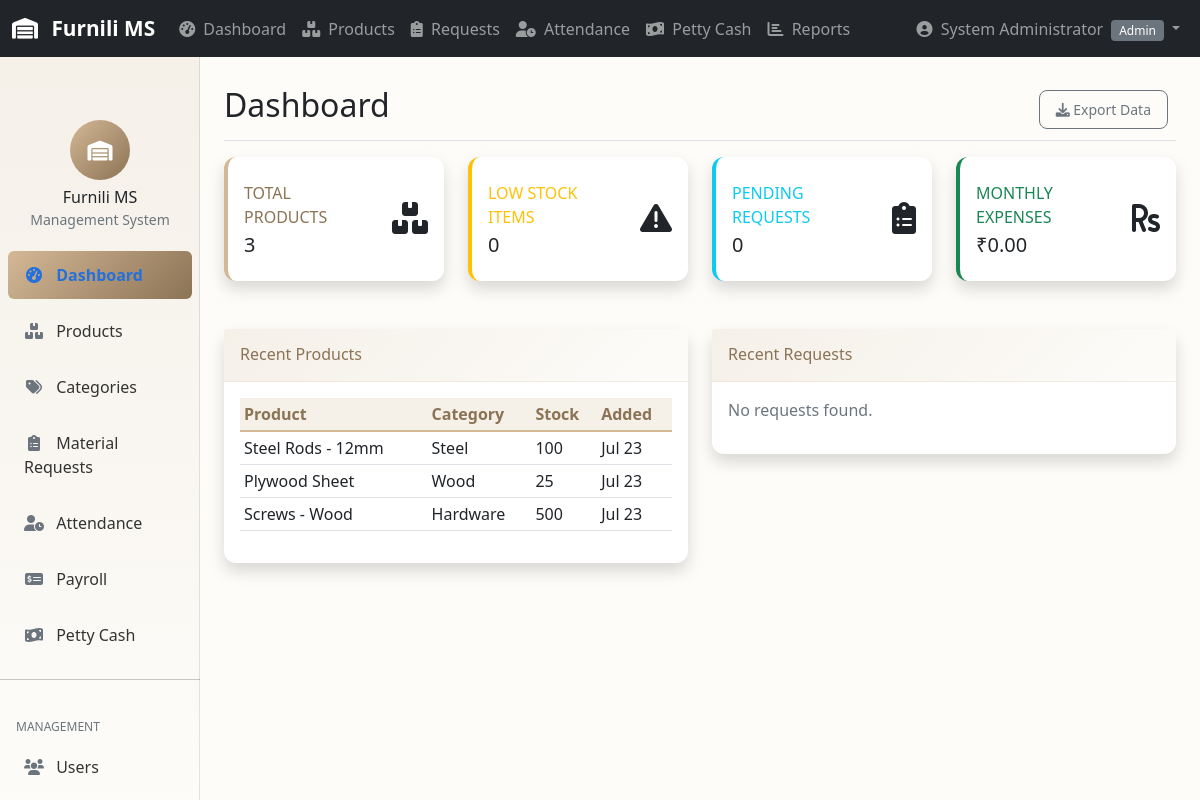
/index.php (signed in), run on the app's committed database.
### tables this page shows
CREATE TABLE `users` (
  `id` int(11) NOT NULL AUTO_INCREMENT,
  `username` varchar(255) NOT NULL,
  `email` varchar(255) NOT NULL,
  `password` varchar(255) NOT NULL,
  `name` varchar(255) NOT NULL,
  `role` enum('admin','manager','storekeeper','user') NOT NULL DEFAULT 'user',
  `employee_id` varchar(100) DEFAULT NULL,
  `aadhar_number` varchar(12) DEFAULT NULL,
  `phone` varchar(15) DEFAULT NULL,
  `address` text DEFAULT NULL,
  `salary` decimal(10,2) DEFAULT NULL,
  `overtime_rate` decimal(10,2) DEFAULT 50.00,
  `photo_url` varchar(255) DEFAULT NULL,
  `document_url` varchar(255) DEFAULT NULL,
  `is_active` tinyint(1) DEFAULT 1,
  `created_at` timestamp NOT NULL DEFAULT current_timestamp(),
  PRIMARY KEY (`id`),
  UNIQUE KEY `username` (`username`),
  UNIQUE KEY `email` (`email`)
);

CREATE TABLE `products` (
  `id` int(11) NOT NULL AUTO_INCREMENT,
  `name` varchar(255) NOT NULL,
  `category` varchar(255) NOT NULL,
  `brand` varchar(255) DEFAULT NULL,
  `size` varchar(100) DEFAULT NULL,
  `thickness` varchar(100) DEFAULT NULL,
  `price_per_unit` decimal(10,2) NOT NULL,
  `current_stock` int(11) NOT NULL DEFAULT 0,
  `min_stock` int(11) NOT NULL DEFAULT 10,
  `unit` varchar(50) NOT NULL DEFAULT 'pieces',
  `sku` varchar(100) DEFAULT NULL,
  `image_url` varchar(255) DEFAULT NULL,
  `is_active` tinyint(1) DEFAULT 1,
  `created_at` timestamp NOT NULL DEFAULT current_timestamp(),
  PRIMARY KEY (`id`),
  UNIQUE KEY `sku` (`sku`),
  KEY `category` (`category`)
);

### index.php (the view, shortened to what the rows shown need)
<?php
require_once 'includes/functions.php';
?>
<!DOCTYPE html>
<html lang="en">
<head>
    <link href="https://cdn.jsdelivr.net/npm/bootstrap@5.1.3/dist/css/bootstrap.min.css" rel="stylesheet">
    <link href="https://cdnjs.cloudflare.com/ajax/libs/font-awesome/6.0.0/css/all.min.css" rel="stylesheet">
    <link href="assets/css/style.css" rel="stylesheet">
</head>
<body>
    <?php include 'includes/header.php'; ?>
    <div class="container-fluid">
        <div class="row">
            <main class="col-md-9 ms-sm-auto col-lg-10 px-md-4">
                <div class="d-flex justify-content-between flex-wrap flex-md-nowrap align-items-center pt-3 pb-2 mb-3 border-bottom">
                    <h1 class="h2">Dashboard</h1>
                </div>
                <div class="row">
                    <div class="col-lg-6">
                        <div class="card shadow mb-4">
                            <div class="card-body">
                                <?php
                                $db = Database::connect();
                                $stmt = $db->query("SELECT name, category, current_stock, created_at FROM products WHERE is_active = 1 ORDER BY created_at DESC LIMIT 5");
                                $recentProducts = $stmt->fetchAll();
                                ?>
                                <?php if (empty($recentProducts)): ?>
                                    <p class="text-muted">No products found.</p>
                                <?php else: ?>
                                    <div class="table-responsive">
                                        <table class="table table-sm">
                                            <thead>
                                                <tr>
                                                    <th>Product</th>
                                                    <th>Category</th>
                                                    <th>Stock</th>
                                                    <th>Added</th>
                                                </tr>
                                            </thead>
                                            <tbody>
                                                <?php foreach ($recentProducts as $product): ?>
                                                <tr>
                                                    <td><?php echo htmlspecialchars($product['name']); ?></td>
                                                    <td><?php echo htmlspecialchars($product['category']); ?></td>
                                                    <td><?php echo number_format($product['current_stock']); ?></td>
                                                    <td><?php echo formatDate($product['created_at'], 'M d'); ?></td>
                                                </tr>
                                                <?php endforeach; ?>
                                            </tbody>
                                        </table>
                                    </div>
                                <?php endif; ?>
                            </div>
                        </div>
                    </div>
                </div>
            </main>
        </div>
    </div>
</body>
</html>

### includes/header.php (shortened to what the rows shown need)
<?php
$currentUser = getCurrentUser();
?>
<nav class="navbar navbar-expand-lg navbar-dark bg-dark fixed-top">
    <div class="container-fluid">
        <div class="collapse navbar-collapse" id="navbarNav">
                <?php if (hasRole(['admin', 'manager'])): ?>
                <li class="nav-item">
                    <a class="nav-link" href="pages/reports.php">
                        <i class="fas fa-chart-bar me-1"></i>
                        Reports
                    </a>
                </li>
                <?php endif; ?>
            <ul class="navbar-nav">
                <li class="nav-item dropdown">
                    <a class="nav-link dropdown-toggle" href="#" id="userDropdown" role="button" data-bs-toggle="dropdown">
                        <i class="fas fa-user-circle me-1"></i>
                        <?php echo htmlspecialchars($currentUser['name']); ?>
                        <span class="badge bg-secondary ms-1"><?php echo ucfirst($currentUser['role']); ?></span>
                    </a>
                </li>
            </ul>
        </div>
    </div>
</nav>

### data on the page
users: name "System Administrator", role "Admin"
products: name "Steel Rods - 12mm", category "Steel", current_stock "100", created_at "Jul 23"
products: name "Plywood Sheet", category "Wood", current_stock "25", created_at "Jul 23"
products: name "Screws - Wood", category "Hardware", current_stock "500", created_at "Jul 23"

### other printed values
APP_NAME "Furnili MS"
$stats['total_products'] "3"
$stats['low_stock_products'] "0"
$stats['pending_requests'] "0"
formatCurrency($stats['monthly_expenses']) "₹0.00"
